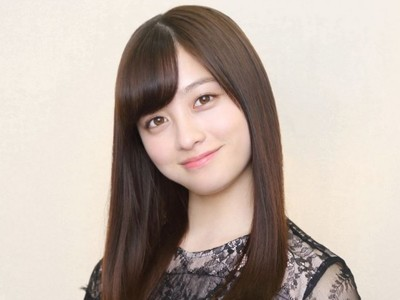
%> input picture kanna.jpg, 400 x 300 px
$ octave kadai10.m   (GNU Octave 9; MATLAB toolbox functions it lacks are replaced by stand-ins)
%> lines starting %> are read from the running program, lines starting %| are printed output that depends on the picture; in (x1, y1, x2, y2) boxes, pixels count from 0 and x2, y2 are one past the last pixel; in counts of white or black regions, pixels touching at a corner belong together; the program's own positions count from 1
% 課題10 画像のエッジ抽出
% 次のプログラムを参考にして，エッジ抽出を体験せよ．
% 各自，Lenna以外の画像を用いよ．
% 例

ORG = imread('kanna.jpg'); % 原画像の入力
%> ORG is the input picture: size 300x400x3 uint8; mean R, G, B 190.7, 176.9, 167.7
ORG = rgb2gray(ORG); %カラーからグレイへの変換
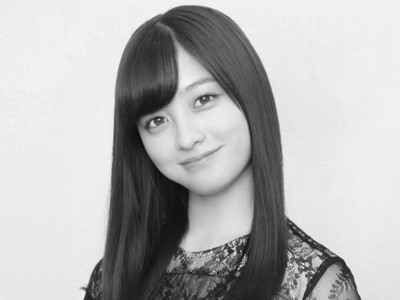
%> ORG: size 300x400 uint8; min 9, max 248, mean 180
imagesc(ORG); colormap('gray'); colorbar;% 画像表示
pause; % 一時停止

IMG = edge(ORG,'prewitt'); % エッジ抽出（プレウィット法）
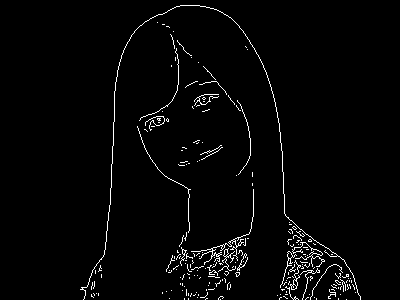
%> IMG: size 300x400 logical; 2.4% white in thin lines or dots, all inside (x1, y1, x2, y2) = (80, 5, 361, 300)
imagesc(IMG); colormap('gray'); colorbar;% 画像表示
pause; % 一時停止

IMG = edge(ORG,'sobel'); % エッジ抽出（ソベル法）
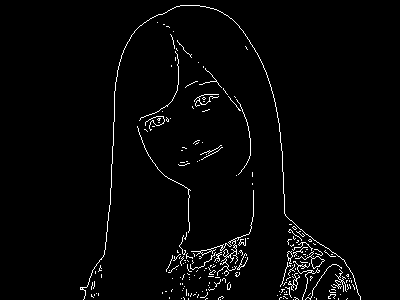
%> IMG: size 300x400 logical; 2.4% white in thin lines or dots, all inside (x1, y1, x2, y2) = (80, 5, 361, 300)
imagesc(IMG); colormap('gray'); colorbar;% 画像表示
pause; % 一時停止

IMG = edge(ORG,'canny'); % エッジ抽出（キャニー法）
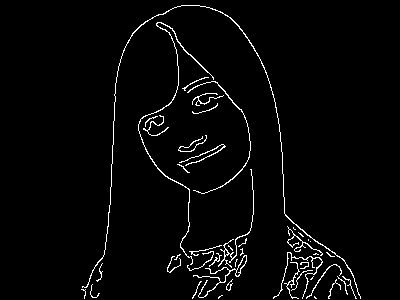
%> IMG: size 300x400 logical; 2.8% white in thin lines or dots, all inside (x1, y1, x2, y2) = (81, 5, 361, 299)
imagesc(IMG); colormap('gray'); colorbar;% 画像表示
pause; % 一時停止
